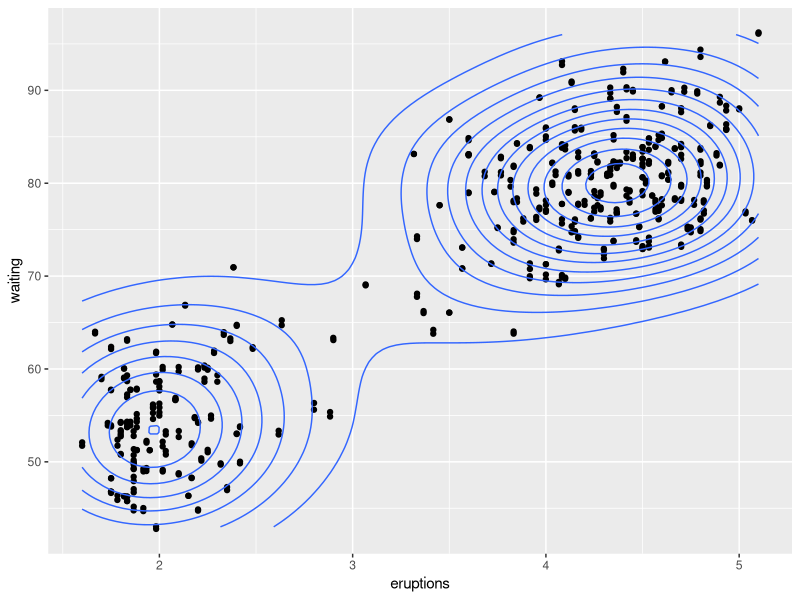

Write the R code that produced this figure.
## Solapa el jittering y la estimación de densidad


#Libreria y datasets

library(ggplot2)

faithful

# Realizamos la gráfica usando jittering y la estimación de la densidad

ggplot(faithful, aes(x = eruptions, y = waiting)) + 
  geom_point(position = "jitter") + 
  geom_jitter() +
  geom_density2d()

